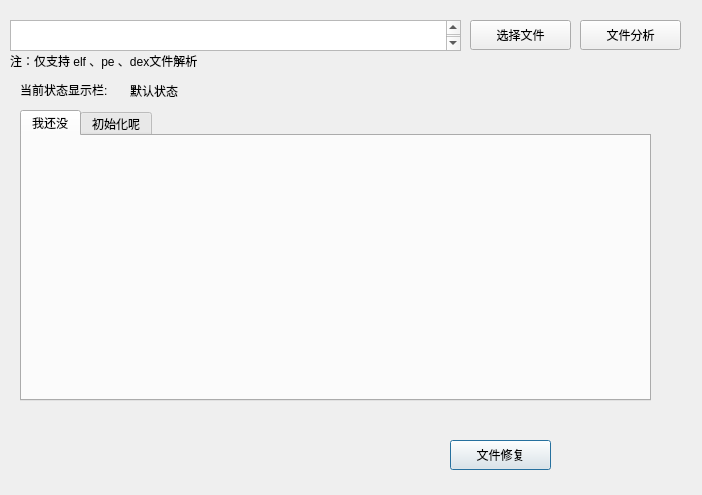
<?xml version="1.0" encoding="UTF-8"?>
<ui version="4.0">
 <class>FileAnalyzeWindow</class>
 <widget class="QDialog" name="FileAnalyzeWindow">
  <property name="geometry">
   <rect>
    <x>0</x>
    <y>0</y>
    <width>702</width>
    <height>495</height>
   </rect>
  </property>
  <property name="windowTitle">
   <string>Dialog</string>
  </property>
  <widget class="QPushButton" name="FileRepair">
   <property name="geometry">
    <rect>
     <x>450</x>
     <y>440</y>
     <width>101</width>
     <height>30</height>
    </rect>
   </property>
   <property name="text">
    <string>文件修复</string>
   </property>
  </widget>
  <widget class="QTextBrowser" name="textBrowser">
   <property name="geometry">
    <rect>
     <x>10</x>
     <y>20</y>
     <width>451</width>
     <height>31</height>
    </rect>
   </property>
   <property name="font">
    <font>
     <family>Microsoft YaHei</family>
     <pointsize>13</pointsize>
     <weight>50</weight>
     <italic>false</italic>
     <bold>false</bold>
    </font>
   </property>
  </widget>
  <widget class="QLabel" name="label">
   <property name="geometry">
    <rect>
     <x>10</x>
     <y>50</y>
     <width>441</width>
     <height>22</height>
    </rect>
   </property>
   <property name="text">
    <string>注：仅支持 elf 、pe 、dex文件解析</string>
   </property>
  </widget>
  <widget class="QPushButton" name="select_file">
   <property name="geometry">
    <rect>
     <x>470</x>
     <y>20</y>
     <width>101</width>
     <height>30</height>
    </rect>
   </property>
   <property name="text">
    <string>选择文件</string>
   </property>
  </widget>
  <widget class="QPushButton" name="file_analyze">
   <property name="geometry">
    <rect>
     <x>580</x>
     <y>20</y>
     <width>101</width>
     <height>30</height>
    </rect>
   </property>
   <property name="text">
    <string>文件分析</string>
   </property>
  </widget>
  <widget class="QTabWidget" name="tabFileAnalyzeShowPlace">
   <property name="geometry">
    <rect>
     <x>20</x>
     <y>110</y>
     <width>631</width>
     <height>291</height>
    </rect>
   </property>
   <property name="currentIndex">
    <number>0</number>
   </property>
   <widget class="QWidget" name="tab_1">
    <attribute name="title">
     <string>我还没</string>
    </attribute>
   </widget>
   <widget class="QWidget" name="tab_2">
    <attribute name="title">
     <string>初始化呢</string>
    </attribute>
   </widget>
  </widget>
  <widget class="QLabel" name="txtStatusTitle">
   <property name="geometry">
    <rect>
     <x>20</x>
     <y>80</y>
     <width>101</width>
     <height>20</height>
    </rect>
   </property>
   <property name="text">
    <string>当前状态显示栏:</string>
   </property>
  </widget>
  <widget class="QLabel" name="txtStatus">
   <property name="geometry">
    <rect>
     <x>130</x>
     <y>80</y>
     <width>161</width>
     <height>21</height>
    </rect>
   </property>
   <property name="text">
    <string>默认状态</string>
   </property>
  </widget>
 </widget>
 <resources/>
 <connections/>
</ui>
